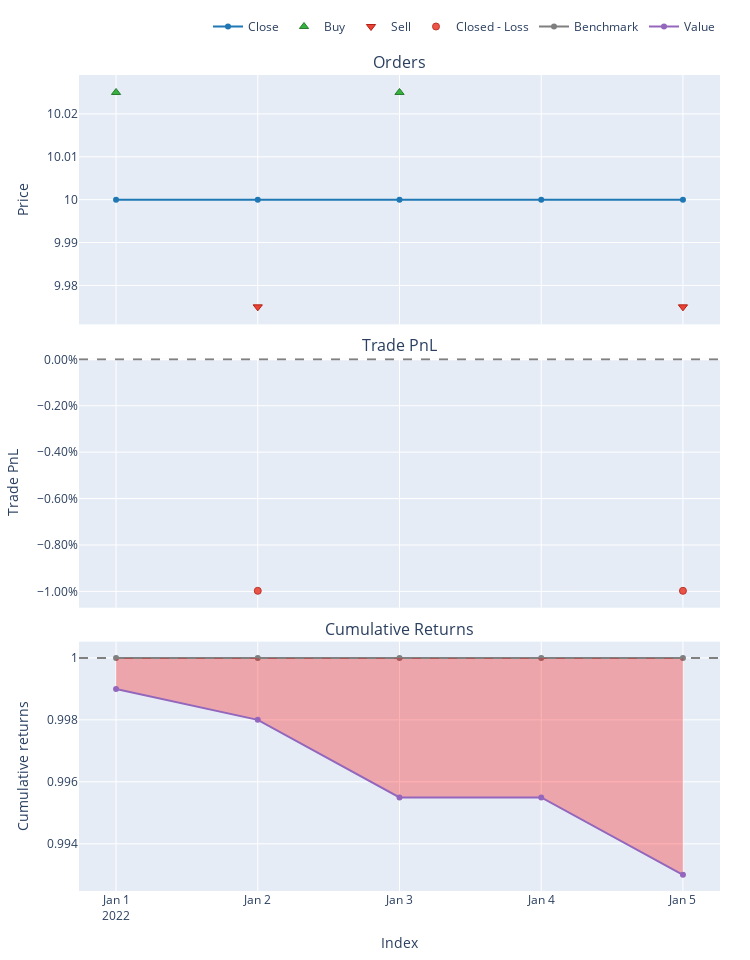

The notebook cell saved with this chart:
### Code cell
port.plot().show()

### Figure 1 — Plotly figure (JSON) as saved in the notebook; plotly's stock layout.template omitted (floating-point values rounded to 4 significant figures)
{"data": [{"legendgroup": "0", "line": {"color": "#1f77b4"}, "name": "Close", "showlegend": true, "type": "scatter", "uid": "098af19f-033a-40a4-a075-87ab4c5d9186", "x": ["2022-01-01T00:00:00", "2022-01-02T00:00:00", "2022-01-03T00:00:00", "2022-01-04T00:00:00", "2022-01-05T00:00:00"], "xaxis": "x", "y": [10, 10, 10, 10, 10], "yaxis": "y"}, {"customdata": [[0, 2, 0.05012], [2, 5, 0.1253]], "hovertemplate": "Order Id: %{customdata[0]}<br>Timestamp: %{x}<br>Price: %{y}<br>Size: %{customdata[1]:.6f}<br>Fees: %{customdata[2]:.6f}", "legendgroup": "1", "marker": {"color": "#37B13F", "line": {"color": "rgb(38,123,44)", "width": 1}, "size": 8, "symbol": "triangle-up"}, "mode": "markers", "name": "Buy", "type": "scatter", "uid": "7d823e04-8ee2-49ed-b36c-46d4c8c6e095", "x": ["2022-01-01T00:00:00", "2022-01-03T00:00:00"], "xaxis": "x", "y": [10.02, 10.02], "yaxis": "y"}, {"customdata": [[1, 2, 0.04988], [3, 5, 0.1247]], "hovertemplate": "Order Id: %{customdata[0]}<br>Timestamp: %{x}<br>Price: %{y}<br>Size: %{customdata[1]:.6f}<br>Fees: %{customdata[2]:.6f}", "legendgroup": "2", "marker": {"color": "#EA4335", "line": {"color": "rgb(181,31,18)", "width": 1}, "size": 8, "symbol": "triangle-down"}, "mode": "markers", "name": "Sell", "type": "scatter", "uid": "b59c2e30-7433-461f-bb02-ae201db34c7d", "x": ["2022-01-02T00:00:00", "2022-01-05T00:00:00"], "xaxis": "x", "y": [9.975, 9.975], "yaxis": "y"}, {"customdata": [[0, 0, -0.2, -0.009975], [1, 1, -0.5, -0.009975]], "hovertemplate": "Exit Trade Id: %{customdata[0]}<br>Position Id: %{customdata[1]}<br>Exit Timestamp: %{x}<br>PnL: %{customdata[2]:.6f}<br>Return: %{customdata[3]:.2%}", "legendgroup": "3", "marker": {"color": "#EA4335", "line": {"color": "rgb(181,31,18)", "width": 1}, "opacity": [0.9, 0.9], "size": [7, 7], "symbol": "circle"}, "mode": "markers", "name": "Closed - Loss", "type": "scatter", "uid": "b89e4305-58e9-4e76-a6af-78a6e3902690", "x": ["2022-01-02T00:00:00", "2022-01-05T00:00:00"], "xaxis": "x2", "y": [-0.009975, -0.009975], "yaxis": "y2"}, {"legendgroup": "4", "line": {"color": "#7f7f7f"}, "name": "Benchmark", "showlegend": true, "type": "scatter", "uid": "ea2de915-c17b-4ae2-89f8-54de0699b734", "x": ["2022-01-01T00:00:00", "2022-01-02T00:00:00", "2022-01-03T00:00:00", "2022-01-04T00:00:00", "2022-01-05T00:00:00"], "xaxis": "x3", "y": [1, 1, 1, 1, 1], "yaxis": "y3"}, {"hoverinfo": "skip", "legendgroup": "5", "line": {"color": "rgba(0, 0, 0, 0)", "width": 0}, "opacity": 0, "showlegend": false, "type": "scatter", "uid": "9df1f609-e9c5-4c2f-ac98-6ee718a46903", "x": ["2022-01-01T00:00:00", "2022-01-02T00:00:00", "2022-01-03T00:00:00", "2022-01-04T00:00:00", "2022-01-05T00:00:00"], "xaxis": "x3", "y": [1, 1, 1, 1, 1], "yaxis": "y3"}, {"connectgaps": false, "fill": "tonexty", "fillcolor": "rgba(255, 0, 0, 0.3)", "hoverinfo": "skip", "legendgroup": "5", "line": {"color": "rgba(0, 0, 0, 0)", "width": 0}, "opacity": 0, "showlegend": false, "type": "scatter", "uid": "3cc11679-8ee5-40f4-a8df-9a24ed442c9f", "x": ["2022-01-01T00:00:00", "2022-01-02T00:00:00", "2022-01-03T00:00:00", "2022-01-04T00:00:00", "2022-01-05T00:00:00"], "xaxis": "x3", "y": [0.999, 0.998, 0.9955, 0.9955, 0.993], "yaxis": "y3"}, {"legendgroup": "6", "line": {"color": "#9467bd"}, "name": "Value", "showlegend": true, "type": "scatter", "uid": "b0102eb3-587c-4d39-ace3-e5149b0c7c15", "x": ["2022-01-01T00:00:00", "2022-01-02T00:00:00", "2022-01-03T00:00:00", "2022-01-04T00:00:00", "2022-01-05T00:00:00"], "xaxis": "x3", "y": [0.999, 0.998, 0.9955, 0.9955, 0.993], "yaxis": "y3"}, {"hoverinfo": "skip", "legendgroup": "5", "line": {"color": "rgba(0, 0, 0, 0)", "width": 0}, "opacity": 0, "showlegend": false, "type": "scatter", "uid": "a48f8b7c-525f-4c05-9209-3ca10f85eb59", "x": ["2022-01-01T00:00:00", "2022-01-02T00:00:00", "2022-01-03T00:00:00", "2022-01-04T00:00:00", "2022-01-05T00:00:00"], "xaxis": "x3", "y": [1, 1, 1, 1, 1], "yaxis": "y3"}], "layout": {"annotations": [{"font": {"size": 16}, "showarrow": false, "text": "Orders", "x": 0.5, "xanchor": "center", "xref": "paper", "y": 1, "yanchor": "bottom", "yref": "paper"}, {"font": {"size": 16}, "showarrow": false, "text": "Trade PnL", "x": 0.5, "xanchor": "center", "xref": "paper", "y": 0.6528, "yanchor": "bottom", "yref": "paper"}, {"font": {"size": 16}, "showarrow": false, "text": "Cumulative Returns", "x": 0.5, "xanchor": "center", "xref": "paper", "y": 0.3056, "yanchor": "bottom", "yref": "paper"}], "height": 960, "legend": {"orientation": "h", "traceorder": "normal", "x": 1, "xanchor": "right", "y": 1.042, "yanchor": "bottom"}, "margin": {"b": 30, "l": 30, "r": 30, "t": 30}, "shapes": [{"line": {"color": "gray", "dash": "dash"}, "type": "line", "x0": 0, "x1": 1, "xref": "paper", "y0": 0, "y1": 0, "yref": "y2"}, {"line": {"color": "gray", "dash": "dash"}, "type": "line", "x0": 0, "x1": 1, "xref": "paper", "y0": 1, "y1": 1, "yref": "y3"}], "showlegend": true, "width": 750, "xaxis": {"anchor": "y", "domain": [0, 1], "matches": "x3", "showticklabels": false}, "xaxis2": {"anchor": "y2", "domain": [0, 1], "matches": "x3", "showticklabels": false}, "xaxis3": {"anchor": "y3", "domain": [0, 1], "title": {"text": "Index"}}, "yaxis": {"anchor": "x", "domain": [0.6944, 1], "title": {"text": "Price"}}, "yaxis2": {"anchor": "x2", "domain": [0.3472, 0.6528], "tickformat": ".2%", "title": {"text": "Trade PnL"}}, "yaxis3": {"anchor": "x3", "domain": [0, 0.3056], "title": {"text": "Cumulative returns"}}}}
